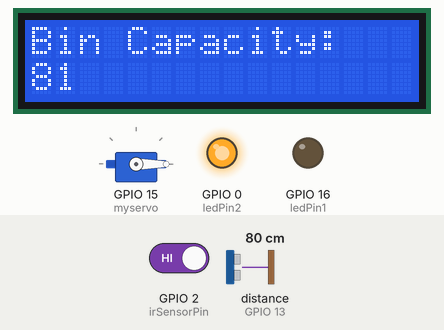
Recording of a sketch running on a simulated ESP8266 (NodeMCU). Shown: servo, 16×2 character LCD, output pins drawn as LEDs (lit = HIGH). Dashed ring = blinking. Inputs (shaded band) come from the test bench; at power-on: distance to the obstacle (sensor on GPIO 13) 80 cm, GPIO 2 (irSensorPin) HIGH. The echo pulse lasts 58.3 µs per cm; WiFi joins after 1.5 s; servers stay silent unless stated; no MQTT or app messages arrive unless stated; what the sketch prints to the serial monitor is not drawn.

Above: at 2.8 s.
2.9 s: distance to the obstacle (sensor on GPIO 13) set to 11 cm
At 4.1 s:
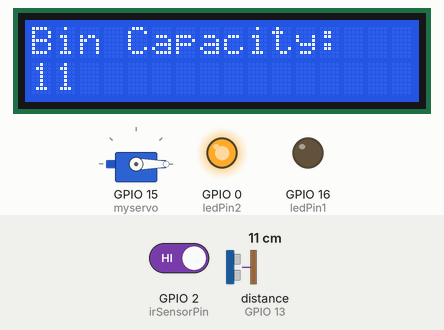
5.9 s: distance to the obstacle (sensor on GPIO 13) set to 8 cm
At 6.15 s:
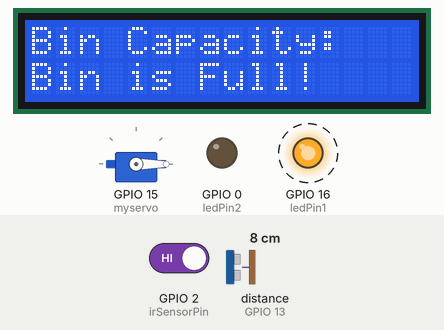
8.9 s: distance to the obstacle (sensor on GPIO 13) set to 18 cm
At 10.3 s:
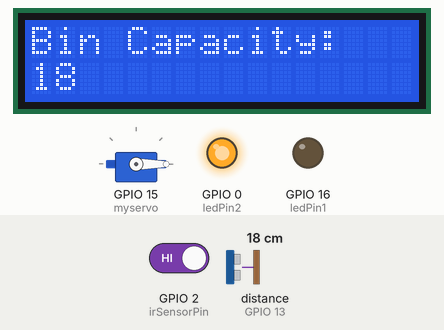
14.9 s: GPIO 2 (irSensorPin) driven LOW
At 16.6 s:
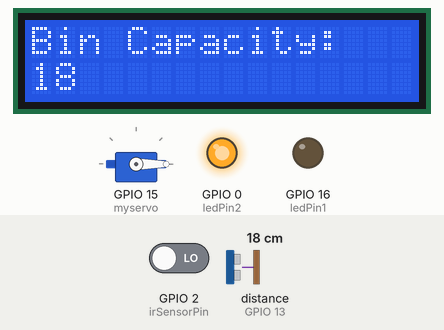
17.9 s: distance to the obstacle (sensor on GPIO 13) set to 2 cm
At 18.17 s:
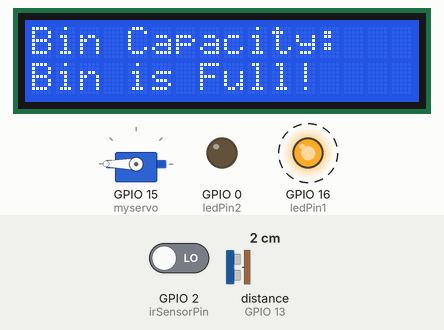
Timing chart, 0 to 21.6 s (numbered marks = the images above; inputs shaded):
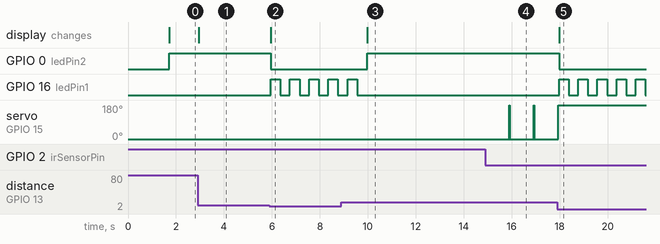

The sketch:

Smart_IoT_Dustbin_System.ino
```cpp
#include <NewPing.h>
#include <Servo.h>
#include <Wire.h>
#include <LiquidCrystal_I2C.h>
#include <ESP8266WiFi.h>
#include <PubSubClient.h>

const char* WIFI_SSID = "Dialog 4G";
const char* WIFI_PASSWORD = "139A2NLA49G";
const char* MQTT_BROKER = "broker.emqx.io";

const char* MQTT_TOPIC1 = "iot/Filling";
// const char* MQTT_TOPIC2 = "iot/Lidding";

const char* MQTT_USERNAME = "emqx";
const char* MQTT_PASSWORD = "public";
const int MQTT_PORT = 1883;

#define bin_capacity 9  // Set the maximum bin capacity level in centimeters

Servo myservo;
const int trigPin = 12;
const int echoPin = 13;
const int irSensorPin = 2;
const int ledPin1 = 16;
const int ledPin2 = 0;
const int lcdColumns = 16;
const int lcdRows = 2;

NewPing sonar(trigPin, echoPin);
LiquidCrystal_I2C lcd(0x27, lcdColumns, lcdRows);

WiFiClient espClient;
PubSubClient client(espClient);

void setup() {
  Serial.begin(9600);
  WiFi.begin(WIFI_SSID, WIFI_PASSWORD);
  while (WiFi.status() != WL_CONNECTED) {
    delay(500);
    Serial.println("Connecting to WiFi...");
  }
  Serial.println("Connected to the WiFi network");

  client.setServer(MQTT_BROKER, MQTT_PORT);
  client.setCallback(callback);

  while (!client.connected()) {
    String client_id = "esp8266-client-";
    client_id += WiFi.macAddress();
    Serial.printf("The client %s connects to the public MQTT broker\n", client_id.c_str());
    if (client.connect(client_id.c_str(), MQTT_USERNAME, MQTT_PASSWORD)) {
      Serial.println("Public EMQX MQTT broker connected");
    } else {
      Serial.print("Failed with state ");
      Serial.print(client.state());
      delay(2000);
    }
  }

  client.subscribe(MQTT_TOPIC1);
  // client.subscribe(MQTT_TOPIC2);

  myservo.attach(15);
  myservo.write(0);
  pinMode(irSensorPin, INPUT_PULLUP);
  pinMode(ledPin1, OUTPUT);
  pinMode(ledPin2, OUTPUT);

  lcd.init();
  lcd.backlight();
  lcd.clear();
}

void loop() {
  int distance = sonar.ping_cm();
  Serial.print("Current Waste level: ");
  Serial.println(distance);

  lcd.clear();
  lcd.setCursor(0, 0);
  lcd.print("Bin Capacity:");
  lcd.setCursor(0, 1);
  lcd.print(distance);

  String message = String(distance) + "cm";

  if (bin_capacity >= distance) {
    lcd.setCursor(0, 1);
    lcd.print("Bin is Full!");
    client.publish(MQTT_TOPIC1, "Bin is Full!");
    digitalWrite(ledPin2, LOW);

    for (int i = 0; i < 5; i++) {
      digitalWrite(ledPin1, HIGH);
      delay(400);
      digitalWrite(ledPin1, LOW);
      delay(400);
    }
  } else {
    digitalWrite(ledPin2, HIGH);
    client.publish(MQTT_TOPIC1, message.c_str());
  }

  if (digitalRead(irSensorPin) == LOW) {
    myservo.write(0);
    // client.publish(MQTT_TOPIC2, "Lid is Open");
    delay(1000);
    myservo.write(180);
  }
  else {
    // client.publish(MQTT_TOPIC2, "Lid is Close");
  }

  client.loop();
}

void callback(char* topic, byte* payload, unsigned int length) {
  Serial.print("Message arrived in topic: ");
  Serial.println(topic);
  Serial.print("Message: ");
  for (int i = 0; i < length; i++) {
    Serial.print((char)payload[i]);
  }
  Serial.println();
  Serial.println("-----------------------");
}
```

Measured:
- the behaviour switches between 10 and 9 cm on distance to the obstacle (sensor on GPIO 13) (found by bisection; images 1 and 2)
- after the input at 2.9 s, the display: changes after 0.05 s (image 1)
- after the input at 5.9 s, GPIO 0 (ledPin2): HIGH → LOW after 0.05 s; GPIO 16 (ledPin1): alternates HIGH for 0.40 s and LOW for 0.40 s, starting after 0.05 s; the display: changes after 0.05 s (image 2)
- after the input at 8.9 s, GPIO 0 (ledPin2): LOW → HIGH after 1.1 s; GPIO 16 (ledPin1): goes on until 9.6 s, then stays LOW; the display: changes after 1.1 s (image 3)
- after the input at 14.9 s, servo on GPIO 15 (myservo): alternates 180° for 0.02 s and 0° for 1.0 s, starting after 1.0 s
- after the input at 17.9 s, GPIO 0 (ledPin2): HIGH → LOW after 0.08 s; GPIO 16 (ledPin1): alternates HIGH for 0.40 s and LOW for 0.40 s, starting after 0.08 s; servo on GPIO 15 (myservo): goes on until 17.9 s, then stays 180°; the display: changes after 0.08 s (image 5)
